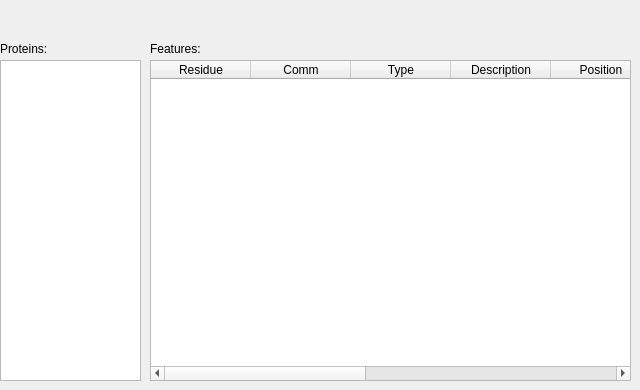
      <widget class="QWidget" name="page_20">
       <widget class="QListWidget" name="lstProteinsMined">
        <property name="geometry">
         <rect>
          <x>0</x>
          <y>60</y>
          <width>141</width>
          <height>321</height>
         </rect>
        </property>
       </widget>
       <widget class="QTableWidget" name="tableProteinsMined1">
        <property name="geometry">
         <rect>
          <x>150</x>
          <y>60</y>
          <width>481</width>
          <height>321</height>
         </rect>
        </property>
        <column>
         <property name="text">
          <string>Residue</string>
         </property>
        </column>
        <column>
         <property name="text">
          <string>Comm</string>
         </property>
        </column>
        <column>
         <property name="text">
          <string>Type</string>
         </property>
        </column>
        <column>
         <property name="text">
          <string>Description</string>
         </property>
        </column>
        <column>
         <property name="text">
          <string>Position</string>
         </property>
        </column>
        <column>
         <property name="text">
          <string>Begin</string>
         </property>
        </column>
        <column>
         <property name="text">
          <string>End</string>
         </property>
        </column>
        <column>
         <property name="text">
          <string>Original</string>
         </property>
        </column>
        <column>
         <property name="text">
          <string>Variation</string>
         </property>
        </column>
       </widget>
       <widget class="QLabel" name="label_50">
        <property name="geometry">
         <rect>
          <x>0</x>
          <y>40</y>
          <width>81</width>
          <height>17</height>
         </rect>
        </property>
        <property name="text">
         <string>Proteins:</string>
        </property>
       </widget>
       <widget class="QLabel" name="label_51">
        <property name="geometry">
         <rect>
          <x>150</x>
          <y>40</y>
          <width>71</width>
          <height>17</height>
         </rect>
        </property>
        <property name="text">
         <string>Features:</string>
        </property>
       </widget>
      </widget>
